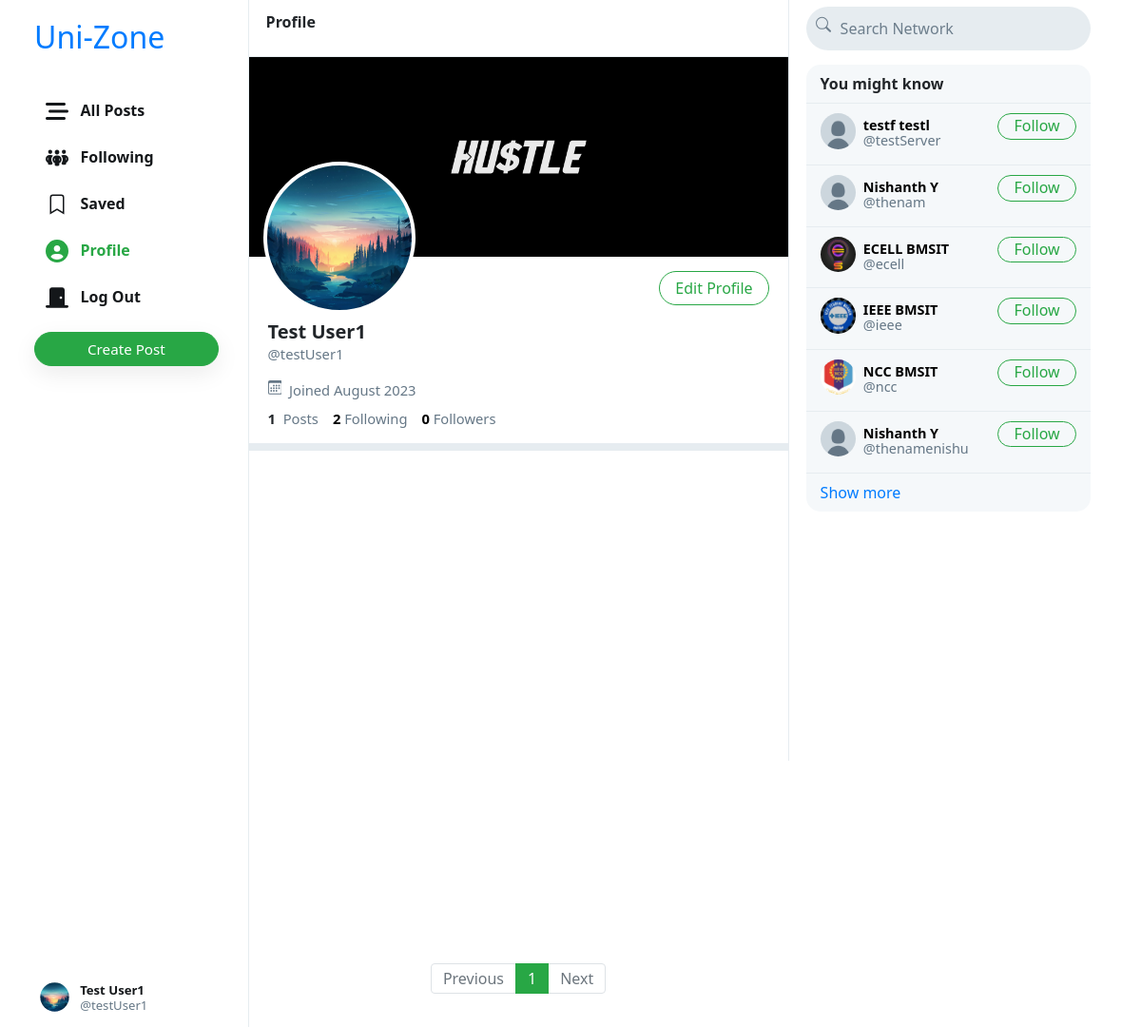
Page /testUser1 (signed in) on the committed database.
### MainApp/models.py (models this page shows, shortened)
class Club(AbstractUser):
    profile_pic = models.ImageField(upload_to='profile_pic/')
    bio = models.TextField(max_length=160, blank=True, null=True)
    cover = models.ImageField(upload_to='covers/', blank=True)

### MainApp/views.py (the view)
# urls.py: path("<str:username>", views.profile, name='profile'),
def profile(request, username):
    user = Club.objects.get(username=username)
    all_posts = Post.objects.filter(creater=user).order_by('-date_created')
    paginator = Paginator(all_posts, 10)
    page_number = request.GET.get('page')
    if page_number == None:
        page_number = 1
    posts = paginator.get_page(page_number)
    followings = []
    suggestions = []
    follower = False
    if request.user.is_authenticated:
        followings = Follower.objects.filter(followers=request.user).values_list('user', flat=True)
        suggestions = Club.objects.exclude(pk__in=followings).exclude(username=request.user.username).order_by("?")[:6]
        if request.user in Follower.objects.get(user=user).followers.all():
            follower = True
    follower_count = Follower.objects.get(user=user).followers.all().count()
    following_count = Follower.objects.filter(followers=user).count()
    return render(request, 'uni-zone/profile.html', {
        "username": user,
        "posts": posts,
        "posts_count": all_posts.count(),
        "suggestions": suggestions,
        "page": "profile",
        "is_follower": follower,
        "follower_count": follower_count,
        "following_count": following_count
    })

### MainApp/templates/uni-zone/profile.html (shortened to what this page needs)
{% extends 'uni-zone/index.html' %}
{% load static %}
{% block profile %}
    <div class="profile-view" data-user="{{username.username}}">
        <div class="cover-image" style="background-image: url(/media/{{username.cover}})"></div>
        <div class="profile-image" style="background-image: url(/media/{{username.profile_pic}})"></div>
        <div class="profile-details">
            <div>
                {% if user.username == username.username %}
                    <button class="btn btn-outline-success float-right" id="edit-profile-btn">Edit Profile</button>
                {% elif is_follower %}
                    <button class="btn btn-success float-right" onclick="unfollow_user(this,'{{username.username}}','edit_page')" id="following-btn">Following</button>
                {% else %}
                    <button class="btn btn-outline-success float-right" onclick="follow_user(this,'{{username.username}}','edit_page')" id="follow-btn">Follow</button>
                {% endif %}
            </div>
            <div class="details-data">
                <h5>{{username.first_name}} {{username.last_name}}</h5>
                <div class="grey">@{{username.username}}</div>
                <div class="grey" style="padding: 8px 0px;">
                    &nbsp;Joined {{username.date_joined | date:"F Y"}}
                </div>
                <div>
                    <strong>
                        {{posts_count}}
                    </strong>
                    &nbsp;<span class="grey">Posts</span>
                    <a href="#">
                        <strong id="following__count">{{following_count | default:0}}</strong>&nbsp;<span class="grey">Following</span>
                    </a>
                    <a href="#">
                        <strong id="follower__count">{{follower_count | default:0}}</strong>&nbsp;<span class="grey">Followers</span>
                    </a>
                </div>
            </div>
        </div>
    </div>
    <div class="space"></div>
{% endblock %}

### MainApp/templates/uni-zone/layout.html (shortened to what this page needs)
{% load static %}
<!DOCTYPE html>
<html lang="en">
    <head>
        <link rel="stylesheet" href="https://stackpath.bootstrapcdn.com/bootstrap/4.4.1/css/bootstrap.min.css">
        <link href="{% static 'uni-zone/styles.css' %}" rel="stylesheet">
    </head>
    <body>
        <div class="body" data-page="{{page}}">
            <div class="sidenav">
                <a href="{% url 'index' %}" class="navbar-brand">
                    <h2>Uni-Zone</h2>
                </a>
                <div style="height: 100%;">
                    <div>
                        <div>
                            <ul>
                                <li class="nav-item" id="all_posts">
                                <a href="{% url 'index' %}" class="nav-link">
                                    <div>
                                        &nbsp;&nbsp;All Posts
                                    </div>
                                </a>
                                </li>
                                {% if user.is_authenticated %}
                                    <li class="nav-item" id="following">
                                        <a href="{% url 'following' %}" class="nav-link">
                                            <div>
                                                &nbsp;&nbsp;Following
                                            </div>
                                        </a>
                                    </li>
                                    <li class="nav-item" id="saved">
                                        <a href="{% url 'saved' %}" class="nav-link">
                                            <div>
                                                <svg width="1.5em" height="1.5em" viewBox="0 0 16 16" class="bi bi-bookmark" fill="currentColor" xmlns="http://www.w3.org/2000/svg">
                                                    <path fill-rule="evenodd" d="M8 12l5 3V3a2 2 0 0 0-2-2H5a2 2 0 0 0-2 2v12l5-3zm-4 1.234l4-2.4 4 2.4V3a1 1 0 0 0-1-1H5a1 1 0 0 0-1 1v10.234z"/>
                                                  </svg>
                                                &nbsp;&nbsp;Saved
                                            </div>
                                        </a>
                                    </li>
                                    <li class="nav-item" id="profile">
                                        <a href="{% url 'profile' user.username %}" class="nav-link">
                                            <div>
                                                &nbsp;&nbsp;Profile
                                            </div>
                                        </a>
                                    </li>
                                    <li class="nav-item" id="logout">
                                        <a href="{% url 'logout' %}" class="nav-link">
                                            <div>
                                                &nbsp;&nbsp;Log Out
                                            </div>
                                        </a>
                                    </li>
                                {% endif %}
                            </ul>
                        </div>
                        {% if user.is_authenticated %}
                            <button id="popup-btn" class="btn btn-success new-post-btn" onclick="createpost()">Create Post</button>
                        {% endif %}
                    </div>
                    <div style="position: absolute; bottom: 10px;">
                        {% if user.is_authenticated %}
                            <li class="nav-item sidenav-user">
                                <a href="{% url 'profile' user.username %}" class="nav-link">
                                    <div class="user_account">
                                        <div class="small-profilepic" style="float: left; background-image: url(/media/{{user.profile_pic}})"></div>
                                        <div style="height: 2.7vw; margin: auto;">
                                            <div style="margin-top: 4px;"><strong>{{user.first_name}} {{user.last_name}}</strong></div>
                                            <div class="grey" style="margin-top: 4px;">@{{ user.username }}</div>
                                        </div>
                                    </div>
                                </a>
                            </li>
                        {% endif %}
                    </div>
                </div>
            </div>
            {% block body %}
            {% endblock %}
            <div class="right-div">
                <nav class="head">
                    <form action="#">
                        <div class="search-div">
                            <div>
                            </div>
                            <input type="text" name="query" id="search-box" placeholder="Search Network">
                        </div>
                    </form>
                </nav>
                <div class='right-div-content'>
                    <div class="space" style="background-color: white;"></div>
                    {% if user.is_authenticated %}
                        <div class="suggestion-box">
                            <div class="suggestion-header">
                                You might know
                            </div>
                            {% for suggestion in suggestions %}
                                <div class="suggestion-user">
                                    <div>
                                        <a href="{% url 'profile' suggestion.username %}">
                                            <div class="small-profilepic" style="background-image: url(/media/{{suggestion.profile_pic}})"></div>
                                        </a>
                                    </div>
                                    <div class="user-details">
                                        <a href="{% url 'profile' suggestion.username %}">
                                            <div id="user-name">
                                                <strong>
                                                    {{suggestion.first_name}} {{suggestion.last_name}}
                                                </strong>
                                            </div>
                                            <div class="grey">@{{suggestion.username}}</div>
                                        </a>
                                    </div>
                                    <div>
                                        <button class="btn btn-outline-success" type="button" onclick="follow_user(this,'{{suggestion.username}}','suggestion')">Follow</button>
                                    </div>
                                </div>
                            {% empty %}
                                    <div style="text-align: center; border-bottom: .5px solid #e6ecf0; padding: 10px 15px;">
                                        <span class="grey" style="font-size: .9em;">No suggestions available.</span>
                                    </div>
                            {% endfor %}
                            <div class="suggestion-footer">
                                <a href="#">Show more</a>
                            </div>
                        </div>
                    {% endif %}
                </div>
            </div>
        </div>
    </body>
</html>

### MainApp/static/uni-zone/styles.css (style rules this page uses)
.body { display: flex; min-height: 100%; font-family: system-ui, sans-serif; }
.btn { border-radius: 20px; padding: 0.32rem 1rem 0.375rem 1rem; }
.btn, .btn:focus, .btn:active { box-shadow: none !important; -webkit-box-shadow: none !important; }
.grey { color: #657786; }
svg { vertical-align: text-top; }
.sidenav { height: 100%; width: 21.8%; position: fixed; top: 0; left: 0; padding: 15px; list-style: none; border-right: .5px solid #e6ecf0; z-index: 100; padding-left: 3%; background-color: white; }
.sidenav ul { list-style: none; padding-left: 0px; margin-top: 3vh; }
.sidenav li { margin-top: 7px; }
.sidenav .nav-link { color: #14171a; line-height: .7em; font-weight: 700; padding: 0px; }
.sidenav .nav-link > div { padding: 10px 20px 8px 12px; border-radius: 25px; line-height: 0.9em; width: max-content; }
.new-post-btn { padding-left: 55px !important; padding-right: 55px !important; font-size: .95em; font-weight: 530; box-shadow: rgba(0, 0, 0, 0.08) 0px 8px 24px !important; }
.user_account { display: flex; font-size: .82rem; font-weight: normal; padding-top: 3px !important; padding-bottom: 3px !important; padding-left: 3px !important; }
.user_account .small-profilepic { transform: scale(.82); margin-left: auto; margin-top: auto; }
.active a { color: #28a745 !important; }
.head { height: 7.5vh; }
.small-profilepic { width: 3.1vw; height: 3.1vw; border-radius: 9999px; overflow: hidden; margin-right: 8px; background-size: cover; background-repeat: no-repeat; background-position: center; box-sizing: content-box; }
.space { height: 8px; background-color: #e6ecf0; }
.cover-image { height: 210px; background-size: cover; background-position: center; background-repeat: no-repeat; background-color: #ccd6dd; }
.profile-image { width: 160px; height: 160px; position: absolute; left: 15px; top: 110px; border-radius: 99999px; border: 4px solid white; background-size: cover; background-repeat: no-repeat; background-position: center; background-color: white; }
.profile-details { padding: 15px 20px; }
.profile-details button { padding-bottom: 0.3rem; }
.profile-details > .details-data { margin-top: 52px; font-size: .92em; }
.profile-details h5 { font-weight: 800; margin-bottom: 0px; }
.profile-details a { color: black; text-decoration: none; }
.right-div { width: 28%; height: 100vh; position: fixed; right: 2.95%; border-left: .5px solid #e6ecf0; background-color: white; }
.right-div .head { padding: .9vh 1.5vw; }
.right-div .search-div { margin-left: auto; margin-right: auto; display: flex; border-radius: 25px; background-color: #e6ecf0; padding-left: 10px; padding-right: 10px; vertical-align: middle; }
#search-box { height: 5.7vh; border: none; background: none; outline: none; width: 100%; margin-left: 8px; }
#search-box::placeholder { color: #6d7e8c; }
.right-div-content { height: 92.5vh; overflow: auto; padding-left: 1.5vw; padding-right: 1.5vw; }
.suggestion-box, .guest-box { border-radius: 15px; overflow: hidden; background-color: #f5f8fa; }
.suggestion-header { padding: 13px 15px; line-height: .9em; font-weight: 800; border-bottom: .5px solid #e6ecf0; }
.suggestion-user { display: flex; padding: 10px 15px; font-size: .9em; border-bottom: .5px solid #e6ecf0; }
.suggestion-user a { color: black; text-decoration: none; }
.user-details { flex: 1; line-height: 1.1em; padding: 5px 0px 7px 0px; }
.suggestion-user .btn { padding: 0em 1em .09em 1em; }
.suggestion-footer { padding: 13px 15px; line-height: .9em; }
.suggestion-footer a { text-decoration: none; }

### rows in the picture
Club: profile_pic (picture), first_name "Test", last_name "User1", username "testUser1", cover (picture), date_joined "August 2023"
Club: profile_pic (placeholder picture), first_name "testf", last_name "testl", username "testServer"
Club: profile_pic (placeholder picture), first_name "Nishanth", last_name "Y", username "thenam"
Club: profile_pic (picture), first_name "ECELL", last_name "BMSIT", username "ecell"
Club: profile_pic (picture), first_name "IEEE", last_name "BMSIT", username "ieee"
Club: profile_pic (picture), first_name "NCC", last_name "BMSIT", username "ncc"
Club: profile_pic (placeholder picture), first_name "Nishanth", last_name "Y", username "thenamenishu"

### other values in the picture
{{ posts_count }} "1"
{{ following_count | default:0 }} "2"
{{ follower_count | default:0 }} "0"
{{ each }} "1"
